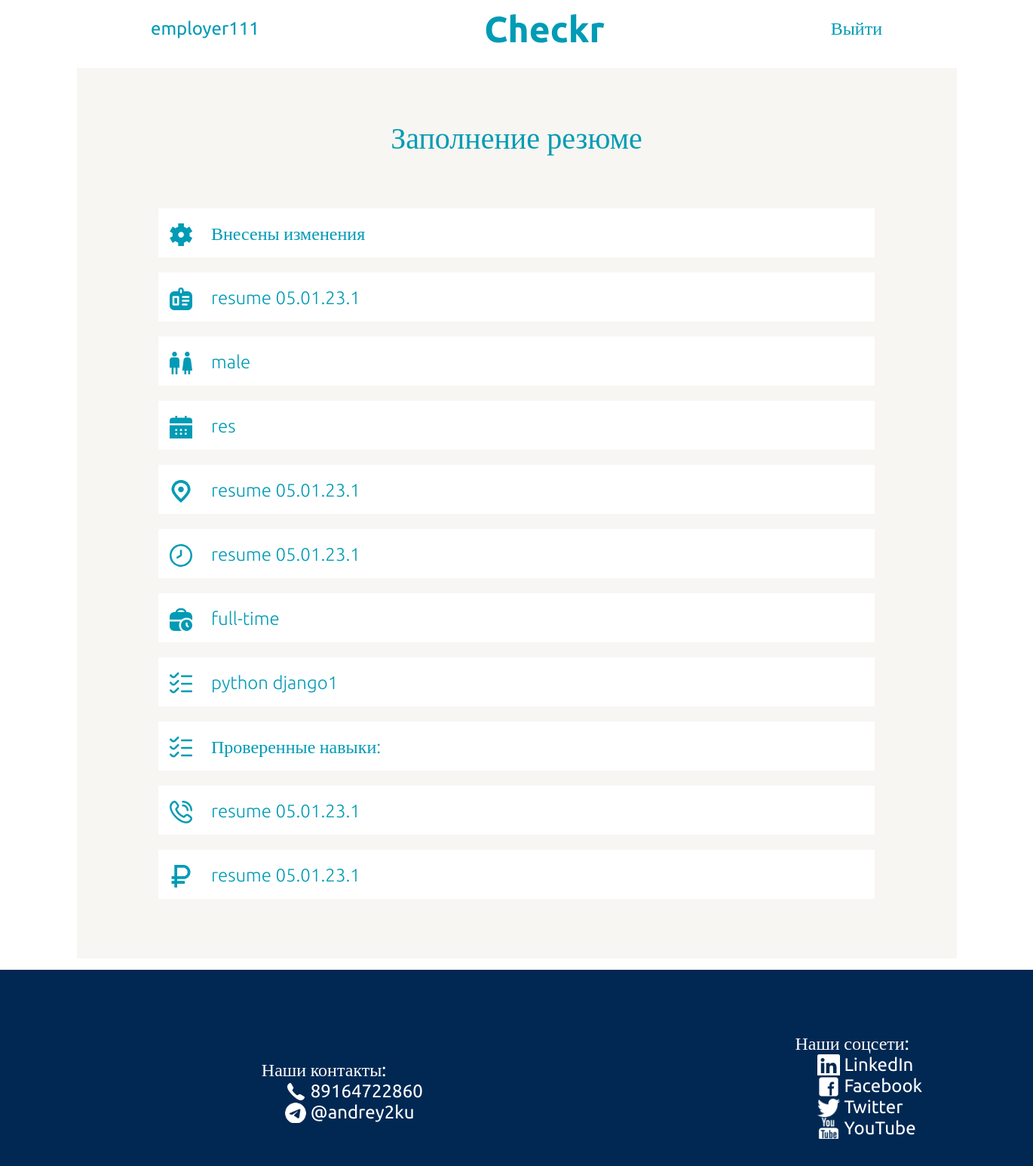
The page /resume_view/8 (signed in) on the database its author committed.
### my_hh_app/models.py (models this page shows, shortened)
class Resume(models.Model):
    name = models.CharField("name", max_length=200)
    option = (("male", "Мужской"), ("female", "Женский"))
    gender = models.CharField("gender", max_length=200, choices=option ,)
    spec = models.TextField("speciality", max_length=200)
    experience = models.TextField("experience")
    option = (("full-time", "full-time"), ("part-time", "part-time"))
    type_of_employment = models.CharField("type_of_employment", max_length=200, choices=option)
    skills = models.ManyToManyField(Skills)
    age = models.CharField("age", max_length=100)
    phone = models.CharField("phone", max_length=20)
    salary = models.CharField("salary", max_length=200)
    adres = models.CharField("adres", max_length=200)
    author = models.ForeignKey(User, on_delete=models.SET_NULL, null=True)

class Skills(models.Model):
    skill = models.CharField("skill", max_length=200)
    is_checked = models.BooleanField("is_checked", default="False")
    def __str__(self):
        return self.skill

### my_hh_app/views.py (the view)
# urls.py: path("resume_view/<int:pk>", views.resume_view),
@login_required
def resume_view(request, pk):
    resume = Resume.objects.get(id=pk)
    checked_skills = UserCheckedSkills.objects.get(user=resume.author)
    context = {"resume": resume, "checked_skills": checked_skills}
    context["checked_skills_count"] = len(checked_skills.skills_id.all())
    cure_user = request.user
    cure_user_status = UserStatus.objects.get(user=cure_user).status
    if cure_user_status == "candidate":
        return render(request, "my_hh_app/be_employer.html", )
    elif cure_user_status == "employer":
        return render(request, "my_hh_app/be_top_employer.html", context)
    elif cure_user_status == "top_employer":
        return render(request, "my_hh_app/resume_view.html", context)

### my_hh_app/templates/my_hh_app/resume_view.html (shortened to what this page needs)
{% extends 'my_hh_app/base.html' %}
{% block content %}
<section>
    <div class="resume__div">
      <p class=login__p>Заполнение резюме</p>
        <div class="all__input__div">
            <div class="resume__view__div">
                <img src="../../static/my_hh_app/images/spec_icon.svg"class="resume__view__img">
                <span class="resume__view__span">{{resume.spec}}</span>
            </div>
            <div class="resume__view__div">
                <img src="../../static/my_hh_app/images/name_icon.svg"class="resume__view__img">
                <span class="resume__view__span">{{resume.name}}</span>
            </div>
            <div class="resume__view__div">
                <img src="../../static/my_hh_app/images/gender_icon.svg"class="resume__view__img">
                <span class="resume__view__span">{{resume.gender}}</span>
            </div>
            <div class="resume__view__div">
                <img src="../../static/my_hh_app/images/age_icon.svg"class="resume__view__img">
                <span class="resume__view__span">{{resume.age}}</span>
            </div>
            <div class="resume__view__div">
                <img src="../../static/my_hh_app/images/city_icon.svg"class="resume__view__img">
                <span class="resume__view__span">{{resume.adres}}</span>
                </div>
            <div class="resume__view__div">
                <img src="../../static/my_hh_app/images/exp_icon.svg"class="resume__view__img">
                <span class="resume__view__span">{{resume.experience}}</span>
            </div>
            <div class="resume__view__div">
                <img src="../../static/my_hh_app/images/type_icon.svg"class="resume__view__img">
                <span class="resume__view__span">{{resume.type_of_employment}}</span>
            </div>
            <div class="resume__view__div">
                <img src="../../static/my_hh_app/images/skills_icon.svg"class="resume__view__img">
                <span class="resume__view__span">
                    {% for skill in resume.skills.all%}
                        {{skill}}
                    {% endfor %}
                </span>
            </div>
            <div class="resume__view__div">
                <img src="../../static/my_hh_app/images/skills_icon.svg"class="resume__view__img">
                <span class="resume__view__span">
                    {% if checked_skills_count != 0 %}
                    Проверенные навыки:
                    {% else %}
                        Проверенных навыков пока нет
                    {% endif %}
                </span>
            </div>
            <div class="resume__view__div">
                <img src="../../static/my_hh_app/images/contact_icon.svg"class="resume__view__img">
                <span class="resume__view__span">{{resume.phone}}</span>
            </div>
            <div class="resume__view__div">
                <img src="../../static/my_hh_app/images/salary_icon.svg"class="resume__view__img">
                <span class="resume__view__span">{{resume.salary}}</span>
            </div>
        </div>
    </div>
  </section>
{% endblock %}

### my_hh_app/templates/my_hh_app/base.html (shortened to what this page needs)
<head>
  {% load static %}
  <link rel="stylesheet" href="{% static 'my_hh_app/css/normalize.min.css' %}">
  <link rel="stylesheet" href="{% static 'my_hh_app/css/style.css' %}">
</head>
{% load static %}
<header>
    <nav class="header__nav">
        {% if request.user.is_authenticated == False %}
      <a class="header__link" href="http://127.0.0.1:8000/accounts/login">Вы пока не авторизовались :( </a>
      <a class="logo" href="http://127.0.0.1:8000/" ><img src="{% static 'my_hh_app/images/Checkr.svg' %}"></a>
      <a class="header__link" href="http://127.0.0.1:8000/accounts/login"> Войти</a>
        {% else %}
        <a class="header__link" href="http://127.0.0.1:8000/lk">{{request.user}} </a>
      <a class="logo" href="http://127.0.0.1:8000/" ><img src="{% static 'my_hh_app/images/Checkr.svg' %}"></a>
      <a class="header__link" href="http://127.0.0.1:8000/exit"> Выйти</a>
        {% endif %}
    </nav>
  </header>
{% block content %}
{%endblock%}
<footer class="footer">
    <ul class="our__contacts_ul">Наши контакты:
      <li class="our__phone">89164722860</li>
      <li class="our__tg">@andrey2ku</li>
    </ul>
    <ul class="our__links"> Наши соцсети:
      <li class="is-linkedin"><a class="our__links__link"href="#" title="LinkedIn" target="_blank"
          rel="noopener noreferrer"><span>LinkedIn</span></a></li>
      <li class="is-facebook"><a class="our__links__link" href="#" title="Facebook" target="_blank"
          rel="noopener noreferrer"> <span>Facebook</span></a></li>
      <li class="is-twitter"><a class="our__links__link" href="#" title="Twitter" target="_blank"
          rel="noopener noreferrer"> <span>Twitter</span></a></li>
      <li class="is-youtube"><a class="our__links__link" href="#" title="YouTube"
          target="_blank" rel="noopener noreferrer"> <span>YouTube</span></a></li>
    </ul>
  </footer>

### my_hh_app/static/my_hh_app/css/style.css (style rules this page uses)
header { padding-left: 200px; padding-right: 200px; }
.header__nav { height: 75px; max-width: 1500px; width: 100%; margin: 0 auto; display: flex; justify-content: space-between; align-items: center; }
.header__link { text-decoration: none; font-size: 24px; font-weight: 400; color: #009BB5; }
.footer { display: flex; justify-content: space-around; position: relative; margin: 0 auto; width: 100%; padding-left: 80px; padding-right: 80px; max-width: 1500px; height: 260px; background-color: #002853; }
.our__contacts_ul { padding-top: 95px; font-family: 'Ubuntu'; font-style: normal; font-weight: 400; font-size: 24px; line-height: 28px; color: #FFFFFF; list-style-type: none; }
.our__phone { margin-left: 30px; padding-left:35px ; background: url("../images/telephone.svg") no-repeat; }
.our__tg { margin-left: 30px; padding-left:35px ; background: url("../images/tg.svg") no-repeat; }
.our__links { padding-top: 60px; font-family: 'Ubuntu'; font-style: normal; font-weight: 400; font-size: 24px; line-height: 28px; color: #FFFFFF; list-style-type: none; }
.our__links__link { text-decoration: none; font-family: 'Ubuntu'; font-style: normal; font-weight: 400; font-size: 24px; line-height: 28px; color: #FFFFFF; }
.is-linkedin { background: url("../images/linkedin.svg") no-repeat; margin-left: 30px; padding-left:35px }
.is-facebook { background: url("../images/facebook.svg") no-repeat; margin-left: 30px; padding-left:35px }
.is-twitter { background: url("../images/twitter.svg") no-repeat; margin-left: 30px; padding-left:35px }
.is-youtube { background: url("../images/youtube.svg") no-repeat; margin-left: 30px; padding-left:35px }
.login__p { width: 100%; text-align: center; font-size: 40px; font-family: 'Ubuntu'; font-style: normal; font-weight: 500; color: #009BB5; }
.all__input__div { padding-top: 30px; }
.resume__div { margin: 15px auto; width: 1167px; height: 1150px; background-color: #F8F6F2; padding-top: 30px; justify-content: space-between; }
.resume__view__div { display: flex; margin: 0 auto; width: 950px; height: 65px; background-color: #fff; margin-bottom: 20px; }
.resume__view__div { margin: 0 auto; width: 950px; height: 65px; background-color: #fff; margin-bottom: 20px; position: relative; }
.resume__view__img { position: absolute; width: 30px; height: 30px; left: 15px; top: 20px; }
.resume__view__span { position: absolute; left: 70px; top: 20px; font-family: 'Ubuntu'; font-style: normal; font-weight: 300; font-size: 24px; line-height: 28px; color: #009BB5; }

### rows shown on the page
Resume: spec "Внесены изменения", name "resume 05.01.23.1", gender "male", age "res", adres "resume 05.01.23.1", experience "resume 05.01.23.1", type_of_employment "full-time", phone "resume 05.01.23.1", salary "resume 05.01.23.1"
Skills: skill "python"
Skills: skill "django1"

### other values the page prints
{{ request.user }} "employer111"
